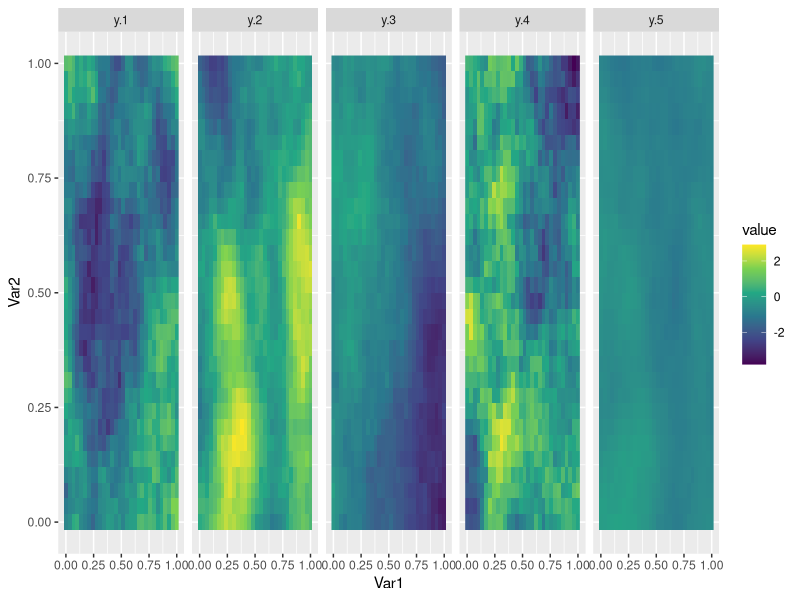

The R source for this figure: (Note: this script raises an error after producing the figure.)

rm(list=ls())
library(tidyverse)
library(magrittr)

library(Matrix)
image.matrix <- \(x) {
  image(as(x, "dgCMatrix"))
}


set.seed(4)

image.matrix <- \(x) {
  image(as(x, "dgCMatrix"))
}
sumabs <- \(x) { 
  sum(abs(x))
}

# spatial
xx <- seq(0, 1, length.out=30)
coords <- expand.grid(xx, xx)
cx <- as.matrix(coords)
nr <- nrow(cx)

k <- 5
philist <- c(2.5, 6.1, 0.5, 5.1, 0.1)[1:k]
explist <- c(1, 1.5, 1.8, 1, 1.5)[1:k]
Clist <- 1:k %>% lapply(\(i)  (exp(-philist[i] * as.matrix(dist(cx))^explist[i]) ) )
Llist <- Clist %>% lapply(\(C) t(chol(C)))

#Q <- matrix(c(2,1,0,1,2,1,0,1,2), ncol=3)
#Sigma <- solve(Q)
Sigma <- rWishart(1, 10, diag(k))[,,1] %>% cov2cor()
#Sigma <- matrix(c(2,1.8,1.8,2), ncol=2)
#Sigma <- diag(k)
A <- t(chol(Sigma))

I <- \(x) diag(x)

Lblocks <- Matrix::bdiag(Llist)

Cblocks <- Lblocks %*% (Sigma %x% I(nr)) %*% t(Lblocks)

#Ciblocks <- solve(t(Lblocks)) %*% (solve(Sigma) %x% I(nr)) %*% solve(Lblocks)
#C_LMC <- (A %x% I(nr)) %*% Matrix::bdiag(Clist) %*% (t(A) %x% I(nr))
#Ci_LMC <- solve(C_LMC)

v <- rnorm(nr*k)
y <- Lblocks %*% (A %x% I(nr)) %*% v
w <- (A %x% I(nr)) %*% Lblocks %*% v


Y <- matrix(y, ncol=k)
W <- matrix(w, ncol=k)

df <- data.frame(coords, y=W) %>%
  pivot_longer(cols=c(-Var1, -Var2))

ggplot(df, aes(Var1, Var2, fill=value)) +
  geom_raster() +
  scale_fill_viridis_c() +
  facet_grid(~name)


newc <- c(0.124, 0.531)
Cnlist <- philist %>% lapply(\(phi)  (exp(-phi * as.matrix(dist(rbind(cx,newc)))^1) ) )
Lnlist <- Cnlist %>% lapply(\(C) t(chol(C)))
Lnblocks <- Matrix::bdiag(Lnlist)


S <- solve(Q)
B <- t(chol(S))

C_big <- Lnblocks %*% (S %x% I(nr+1)) %*% t(Lnblocks)
#C_big <- (B %x% I(nr+1)) %*% Matrix::bdiag(Cnlist) %*% (t(B) %x% I(nr+1))
#C_big <- S %x% Cnlist[[1]]

outix <- c(26, 52, 78)

H <- C_big[outix, -outix] %*% solve(C_big[-outix, -outix]) 
R <- C_big[outix, outix] - H %*% C_big[-outix, outix]

H %*% as.vector(y)

ych <- y
#ych[(nr+1):(k*nr)] <- ych[(nr+1):(k*nr)]*2
#H %*% as.vector(ych)




Lnlist[[1]]
solve(Llist[[1]], Cnlist[[1]][1:nr, nr+1])


Hcheck <- Matrix::bdiag(Lnlist %>% lapply(\(L) head(tail(L, 1), c(NA,-1)))) %*% 
  (Sigma %x% I(nr)) %*%
  #Matrix::bdiag(Lnlist %>% lapply(\(L) t(head(L, c(nr, nr))))) %*% Ciblocks
  Matrix::bdiag(Llist %>% lapply(\(L) t(L))) %*% Ciblocks

Hcheck %*% as.vector(y)


Cnewold <- matrix(tail(Cnlist[[1]],1)[1:nr], ncol=1)

- Cnewold %*% solve(Clist[[1]]) * 
as.numeric(sqrt(1 - Cnewold %*% solve(Clist[[1]]) %*% t(Cnewold)))




outH <- function(C){
  return(
    -C[nr+1,1:nr] %*% solve(C[1:nr,1:nr]) * (1/sqrt(C[nr+1, nr+1] - C[nr+1,1:nr] %*% solve(C[1:nr,1:nr]) %*% C[1:nr, nr+1])[1,1]) 
  )
}

C <- Cnlist[[1]]
ImH <- c(-C[nr+1,1:nr] %*% solve(C[1:nr,1:nr]), 1)
Rihalf <- 1/sqrt(C[nr+1, nr+1] - C[nr+1,1:nr] %*% solve(C[1:nr,1:nr]) %*% C[1:nr, nr+1])[1,1]


L1 <- outH(Cnlist[[1]])
L2 <- outH(Cnlist[[2]])
L3 <- outH(Cnlist[[3]])
Matrix::bdiag(L1, L2, L3)






